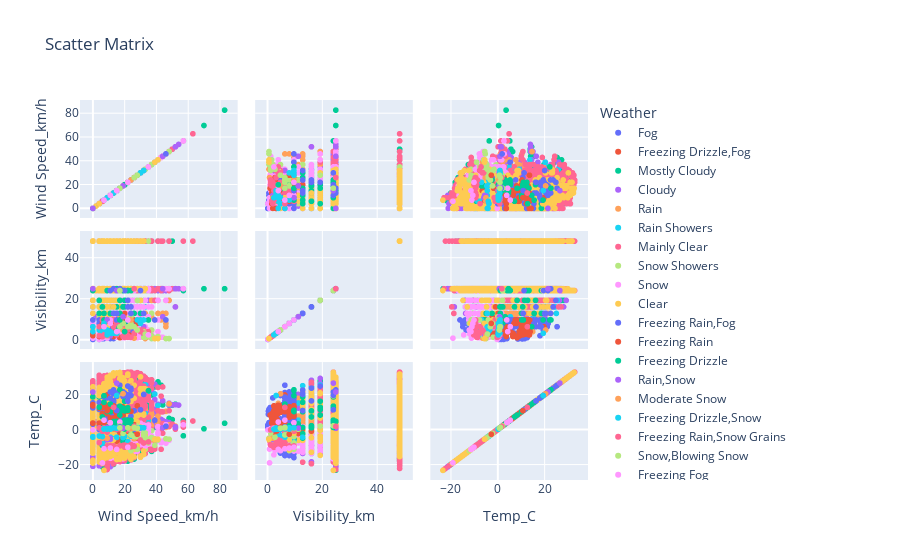

The code cell stored with this chart in its notebook:
### Code cell
px.scatter_matrix(df, dimensions=['Wind Speed_km/h', 'Visibility_km', 'Temp_C'], title='Scatter Matrix')

### Figure 1 — Plotly figure (JSON) as saved in the notebook; plotly's stock layout.template omitted (floating-point values rounded to 4 significant figures; data arrays with more than 128 entries replaced by an {"elided": "..."} marker saying what was removed)
{"data": [{"dimensions": [{"axis": {"matches": true}, "label": "Wind Speed_km/h", "values": {"elided": "150 int values"}}, {"axis": {"matches": true}, "label": "Visibility_km", "values": {"elided": "150 float values"}}, {"axis": {"matches": true}, "label": "Temp_C", "values": {"elided": "150 float values"}}], "hovertemplate": "Weather=Fog<br>%{xaxis.title.text}=%{x}<br>%{yaxis.title.text}=%{y}<extra></extra>", "legendgroup": "Fog", "marker": {"color": "#636efa", "symbol": "circle"}, "name": "Fog", "showlegend": true, "type": "splom"}, {"dimensions": [{"axis": {"matches": true}, "label": "Wind Speed_km/h", "values": [7, 6, 9, 19, 28, 33]}, {"axis": {"matches": true}, "label": "Visibility_km", "values": [4, 4, 8, 8, 3.6, 4]}, {"axis": {"matches": true}, "label": "Temp_C", "values": [-1.8, -1.5, -6.4, -0.3, -3.3, -1.9]}], "hovertemplate": "Weather=Freezing Drizzle,Fog<br>%{xaxis.title.text}=%{x}<br>%{yaxis.title.text}=%{y}<extra></extra>", "legendgroup": "Freezing Drizzle,Fog", "marker": {"color": "#EF553B", "symbol": "circle"}, "name": "Freezing Drizzle,Fog", "showlegend": true, "type": "splom"}, {"dimensions": [{"axis": {"matches": true}, "label": "Wind Speed_km/h", "values": {"elided": "2069 int values"}}, {"axis": {"matches": true}, "label": "Visibility_km", "values": {"elided": "2069 float values"}}, {"axis": {"matches": true}, "label": "Temp_C", "values": {"elided": "2069 float values"}}], "hovertemplate": "Weather=Mostly Cloudy<br>%{xaxis.title.text}=%{x}<br>%{yaxis.title.text}=%{y}<extra></extra>", "legendgroup": "Mostly Cloudy", "marker": {"color": "#00cc96", "symbol": "circle"}, "name": "Mostly Cloudy", "showlegend": true, "type": "splom"}, {"dimensions": [{"axis": {"matches": true}, "label": "Wind Speed_km/h", "values": {"elided": "1728 int values"}}, {"axis": {"matches": true}, "label": "Visibility_km", "values": {"elided": "1728 float values"}}, {"axis": {"matches": true}, "label": "Temp_C", "values": {"elided": "1728 float values"}}], "hovertemplate": "Weather=Cloudy<br>%{xaxis.title.text}=%{x}<br>%{yaxis.title.text}=%{y}<extra></extra>", "legendgroup": "Cloudy", "marker": {"color": "#ab63fa", "symbol": "circle"}, "name": "Cloudy", "showlegend": true, "type": "splom"}, {"dimensions": [{"axis": {"matches": true}, "label": "Wind Speed_km/h", "values": {"elided": "306 int values"}}, {"axis": {"matches": true}, "label": "Visibility_km", "values": {"elided": "306 float values"}}, {"axis": {"matches": true}, "label": "Temp_C", "values": {"elided": "306 float values"}}], "hovertemplate": "Weather=Rain<br>%{xaxis.title.text}=%{x}<br>%{yaxis.title.text}=%{y}<extra></extra>", "legendgroup": "Rain", "marker": {"color": "#FFA15A", "symbol": "circle"}, "name": "Rain", "showlegend": true, "type": "splom"}, {"dimensions": [{"axis": {"matches": true}, "label": "Wind Speed_km/h", "values": {"elided": "188 int values"}}, {"axis": {"matches": true}, "label": "Visibility_km", "values": {"elided": "188 float values"}}, {"axis": {"matches": true}, "label": "Temp_C", "values": {"elided": "188 float values"}}], "hovertemplate": "Weather=Rain Showers<br>%{xaxis.title.text}=%{x}<br>%{yaxis.title.text}=%{y}<extra></extra>", "legendgroup": "Rain Showers", "marker": {"color": "#19d3f3", "symbol": "circle"}, "name": "Rain Showers", "showlegend": true, "type": "splom"}, {"dimensions": [{"axis": {"matches": true}, "label": "Wind Speed_km/h", "values": {"elided": "2106 int values"}}, {"axis": {"matches": true}, "label": "Visibility_km", "values": {"elided": "2106 float values"}}, {"axis": {"matches": true}, "label": "Temp_C", "values": {"elided": "2106 float values"}}], "hovertemplate": "Weather=Mainly Clear<br>%{xaxis.title.text}=%{x}<br>%{yaxis.title.text}=%{y}<extra></extra>", "legendgroup": "Mainly Clear", "marker": {"color": "#FF6692", "symbol": "circle"}, "name": "Mainly Clear", "showlegend": true, "type": "splom"}, {"dimensions": [{"axis": {"matches": true}, "label": "Wind Speed_km/h", "values": [22, 24, 26, 17, 28, 22, 33, 22, 19, 28, 26, 22, 32, 28, 17, 22, 4, 6, 4, 9, 13, 19, 15, 20, 15, 11, 17, 19, 30, 33, 30, 37, 28, 22, 35, 19, 15, 20, 22, 20, 24, 28, 30, 26, 17, 4, 9, 7, 7, 7, 6, 4, 32, 32, 20, 20, 13, 13, 0, 4]}, {"axis": {"matches": true}, "label": "Visibility_km", "values": [25, 25, 25, 19.3, 25, 12.9, 25, 25, 25, 16.1, 24.1, 25, 25, 25, 25, 25, 16.1, 25, 16.1, 16.1, 25, 25, 25, 16.1, 25, 25, 24.1, 24.1, 24.1, 24.1, 24.1, 12.9, 25, 19.3, 48.3, 3.2, 2.4, 6.4, 12.9, 16.1, 16.1, 25, 24.1, 24.1, 12.9, 24.1, 24.1, 9.7, 12.9, 16.1, 16.1, 11.3, 19.3, 25, 19.3, 19.3, 24.1, 9.7, 19.3, 3.2]}, {"axis": {"matches": true}, "label": "Temp_C", "values": [-2.1, -5.6, -5.8, -7.4, -9, -10.5, -11.3, -12.9, -13.3, -7.3, 1.6, 1.5, 1.5, 1, -4.6, -0.2, -6.3, -5.6, -5.5, -5.2, -6, 0.8, -0.2, 2.1, -9, -2, 2.9, 1.1, 1.8, 1.6, 1.8, -0.6, -0.4, -0.9, -2.9, 0.7, 0, 0.6, 1, 0.9, 0.4, -4.2, 2.2, 1.1, -1.9, -6.1, -4.7, -3.2, -3.6, -4.4, -3.9, -3.8, -7.8, -7.9, -8.5, -8.7, -6.8, -7, -9.3, -8.6]}], "hovertemplate": "Weather=Snow Showers<br>%{xaxis.title.text}=%{x}<br>%{yaxis.title.text}=%{y}<extra></extra>", "legendgroup": "Snow Showers", "marker": {"color": "#B6E880", "symbol": "circle"}, "name": "Snow Showers", "showlegend": true, "type": "splom"}, {"dimensions": [{"axis": {"matches": true}, "label": "Wind Speed_km/h", "values": {"elided": "390 int values"}}, {"axis": {"matches": true}, "label": "Visibility_km", "values": {"elided": "390 float values"}}, {"axis": {"matches": true}, "label": "Temp_C", "values": {"elided": "390 float values"}}], "hovertemplate": "Weather=Snow<br>%{xaxis.title.text}=%{x}<br>%{yaxis.title.text}=%{y}<extra></extra>", "legendgroup": "Snow", "marker": {"color": "#FF97FF", "symbol": "circle"}, "name": "Snow", "showlegend": true, "type": "splom"}, {"dimensions": [{"axis": {"matches": true}, "label": "Wind Speed_km/h", "values": {"elided": "1326 int values"}}, {"axis": {"matches": true}, "label": "Visibility_km", "values": {"elided": "1326 float values"}}, {"axis": {"matches": true}, "label": "Temp_C", "values": {"elided": "1326 float values"}}], "hovertemplate": "Weather=Clear<br>%{xaxis.title.text}=%{x}<br>%{yaxis.title.text}=%{y}<extra></extra>", "legendgroup": "Clear", "marker": {"color": "#FECB52", "symbol": "circle"}, "name": "Clear", "showlegend": true, "type": "splom"}, {"dimensions": [{"axis": {"matches": true}, "label": "Wind Speed_km/h", "values": [7, 7, 22, 26]}, {"axis": {"matches": true}, "label": "Visibility_km", "values": [9.7, 2.8, 8, 9.7]}, {"axis": {"matches": true}, "label": "Temp_C", "values": [-6.1, -0.6, 0.1, -2.3]}], "hovertemplate": "Weather=Freezing Rain,Fog<br>%{xaxis.title.text}=%{x}<br>%{yaxis.title.text}=%{y}<extra></extra>", "legendgroup": "Freezing Rain,Fog", "marker": {"color": "#636efa", "symbol": "circle"}, "name": "Freezing Rain,Fog", "showlegend": true, "type": "splom"}, {"dimensions": [{"axis": {"matches": true}, "label": "Wind Speed_km/h", "values": [7, 15, 26, 28, 24, 26, 17, 22, 20, 15, 17, 15, 13, 24]}, {"axis": {"matches": true}, "label": "Visibility_km", "values": [8, 9.7, 8, 9.7, 3.2, 2.8, 3.2, 16.1, 12.9, 4.8, 8, 8, 9.7, 11.3]}, {"axis": {"matches": true}, "label": "Temp_C", "values": [-5.7, -4.8, -5.1, -4.8, -3.6, -2.9, -1.6, -0.8, 0.3, -6.5, -5.8, -5.4, -5.5, -2.2]}], "hovertemplate": "Weather=Freezing Rain<br>%{xaxis.title.text}=%{x}<br>%{yaxis.title.text}=%{y}<extra></extra>", "legendgroup": "Freezing Rain", "marker": {"color": "#EF553B", "symbol": "circle"}, "name": "Freezing Rain", "showlegend": true, "type": "splom"}, {"dimensions": [{"axis": {"matches": true}, "label": "Wind Speed_km/h", "values": [9, 13, 26, 6, 19, 19, 24]}, {"axis": {"matches": true}, "label": "Visibility_km", "values": [9.7, 9.7, 12.9, 6.4, 4.8, 8, 12.9]}, {"axis": {"matches": true}, "label": "Temp_C", "values": [-5.4, -5.5, -4.8, -9, -6.8, -5.8, -2.3]}], "hovertemplate": "Weather=Freezing Drizzle<br>%{xaxis.title.text}=%{x}<br>%{yaxis.title.text}=%{y}<extra></extra>", "legendgroup": "Freezing Drizzle", "marker": {"color": "#00cc96", "symbol": "circle"}, "name": "Freezing Drizzle", "showlegend": true, "type": "splom"}, {"dimensions": [{"axis": {"matches": true}, "label": "Wind Speed_km/h", "values": [30, 52, 20, 15, 17, 13, 15, 44, 44, 52, 26, 22, 22, 20, 22, 32, 32, 33]}, {"axis": {"matches": true}, "label": "Visibility_km", "values": [9.7, 16.1, 9.7, 8, 25, 9.7, 25, 11.3, 25, 25, 8, 8, 8, 6.4, 4, 6.4, 2.4, 2.4]}, {"axis": {"matches": true}, "label": "Temp_C", "values": [0.8, 1.2, 1.3, 0.8, 1.4, 0.6, 0.8, 1.1, 1.1, 1.7, 1.1, 1.2, 1.4, 1, 1, 0.9, 0.8, 0.8]}], "hovertemplate": "Weather=Rain,Snow<br>%{xaxis.title.text}=%{x}<br>%{yaxis.title.text}=%{y}<extra></extra>", "legendgroup": "Rain,Snow", "marker": {"color": "#ab63fa", "symbol": "circle"}, "name": "Rain,Snow", "showlegend": true, "type": "splom"}, {"dimensions": [{"axis": {"matches": true}, "label": "Wind Speed_km/h", "values": [26, 33, 39, 37]}, {"axis": {"matches": true}, "label": "Visibility_km", "values": [0.8, 0.6, 0.8, 0.8]}, {"axis": {"matches": true}, "label": "Temp_C", "values": [-5.2, -4.9, -6.3, -5.7]}], "hovertemplate": "Weather=Moderate Snow<br>%{xaxis.title.text}=%{x}<br>%{yaxis.title.text}=%{y}<extra></extra>", "legendgroup": "Moderate Snow", "marker": {"color": "#FFA15A", "symbol": "circle"}, "name": "Moderate Snow", "showlegend": true, "type": "splom"}, {"dimensions": [{"axis": {"matches": true}, "label": "Wind Speed_km/h", "values": [19, 6, 6, 24, 22, 13, 24, 20, 19, 15, 11]}, {"axis": {"matches": true}, "label": "Visibility_km", "values": [4.8, 3.6, 2.4, 4.8, 9.7, 2.4, 4.8, 4.8, 8, 6.4, 12.9]}, {"axis": {"matches": true}, "label": "Temp_C", "values": [-4.5, -8.3, -7.7, -3.3, -6.8, -5.2, -3.7, -3.8, -4.2, -4.4, -4.3]}], "hovertemplate": "Weather=Freezing Drizzle,Snow<br>%{xaxis.title.text}=%{x}<br>%{yaxis.title.text}=%{y}<extra></extra>", "legendgroup": "Freezing Drizzle,Snow", "marker": {"color": "#19d3f3", "symbol": "circle"}, "name": "Freezing Drizzle,Snow", "showlegend": true, "type": "splom"}, {"dimensions": [{"axis": {"matches": true}, "label": "Wind Speed_km/h", "values": [32]}, {"axis": {"matches": true}, "label": "Visibility_km", "values": [4.8]}, {"axis": {"matches": true}, "label": "Temp_C", "values": [-5]}], "hovertemplate": "Weather=Freezing Rain,Snow Grains<br>%{xaxis.title.text}=%{x}<br>%{yaxis.title.text}=%{y}<extra></extra>", "legendgroup": "Freezing Rain,Snow Grains", "marker": {"color": "#FF6692", "symbol": "circle"}, "name": "Freezing Rain,Snow Grains", "showlegend": true, "type": "splom"}, {"dimensions": [{"axis": {"matches": true}, "label": "Wind Speed_km/h", "values": [37, 35, 39, 28, 24, 33, 32, 33, 32, 35, 41, 39, 48, 46, 37, 37, 32, 28, 26]}, {"axis": {"matches": true}, "label": "Visibility_km", "values": [4.8, 9.7, 9.7, 9.7, 8, 1.2, 1.2, 1.2, 4, 1.6, 1.6, 0.6, 0.6, 0.6, 0.6, 2, 3.2, 8, 9.7]}, {"axis": {"matches": true}, "label": "Temp_C", "values": [-4.8, -7.6, -8.9, -11.2, -12, -1.4, -1.8, -1.4, -5, -5.4, -5.9, -5.2, -5.4, -5.2, -5, -4.5, -4.2, -4, -3.9]}], "hovertemplate": "Weather=Snow,Blowing Snow<br>%{xaxis.title.text}=%{x}<br>%{yaxis.title.text}=%{y}<extra></extra>", "legendgroup": "Snow,Blowing Snow", "marker": {"color": "#B6E880", "symbol": "circle"}, "name": "Snow,Blowing Snow", "showlegend": true, "type": "splom"}, {"dimensions": [{"axis": {"matches": true}, "label": "Wind Speed_km/h", "values": [6, 9, 0, 4]}, {"axis": {"matches": true}, "label": "Visibility_km", "values": [0.8, 0.8, 0.8, 0.2]}, {"axis": {"matches": true}, "label": "Temp_C", "values": [-19, -11.1, -0.1, -0.1]}], "hovertemplate": "Weather=Freezing Fog<br>%{xaxis.title.text}=%{x}<br>%{yaxis.title.text}=%{y}<extra></extra>", "legendgroup": "Freezing Fog", "marker": {"color": "#FF97FF", "symbol": "circle"}, "name": "Freezing Fog", "showlegend": true, "type": "splom"}, {"dimensions": [{"axis": {"matches": true}, "label": "Wind Speed_km/h", "values": [9, 11, 13, 0, 11, 17, 13, 17, 6, 9, 17, 9, 6, 11, 9, 9]}, {"axis": {"matches": true}, "label": "Visibility_km", "values": [8, 8, 8, 4.8, 8, 8, 8, 6.4, 6.4, 4.8, 6.4, 9.7, 9.7, 9.7, 9.7, 9.7]}, {"axis": {"matches": true}, "label": "Temp_C", "values": [-11.5, -11.2, -5.7, -4.5, 5.5, 4.9, 4, 2.6, 1.4, 1.1, 14.1, -2, -0.7, -0.1, -0.7, -0.4]}], "hovertemplate": "Weather=Haze<br>%{xaxis.title.text}=%{x}<br>%{yaxis.title.text}=%{y}<extra></extra>", "legendgroup": "Haze", "marker": {"color": "#FECB52", "symbol": "circle"}, "name": "Haze", "showlegend": true, "type": "splom"}, {"dimensions": [{"axis": {"matches": true}, "label": "Wind Speed_km/h", "values": [19, 22, 17, 15, 46, 20, 6, 7, 4, 24, 19, 15, 17, 13, 13, 0, 17, 15, 39, 9, 13, 22, 24, 17, 7, 7, 26, 20, 19, 17, 19, 11, 0, 0, 9, 9, 7, 19, 15, 22, 20, 19, 19, 20, 20, 20, 22, 24, 0, 13, 22, 19, 20, 13, 11, 4, 9, 9, 11, 15, 17, 15, 17, 15, 15, 4, 13, 11, 19, 7, 20, 17, 17, 9, 19, 15, 15, 19, 11, 15, 13, 9, 11, 9, 15, 17, 15, 13, 7, 17, 19, 22, 20, 17, 15, 7, 11, 11, 17, 15, 17, 15, 17, 17, 9, 9, 9, 9, 19, 19, 17, 15, 19, 15, 6, 4]}, {"axis": {"matches": true}, "label": "Visibility_km", "values": [4, 8, 8, 6.4, 9.7, 4.8, 3.2, 4.8, 4.8, 6.4, 4.8, 4, 4, 4.8, 8, 6.4, 9.7, 9.7, 9.7, 9.7, 9.7, 9.7, 9.7, 9.7, 4, 2.4, 8, 6.4, 6.4, 6.4, 8, 9.7, 3.2, 3.2, 2, 9.7, 8, 6.4, 6.4, 8, 9.7, 6.4, 8, 6.4, 8, 8, 6.4, 4.8, 9.7, 8, 6.4, 8, 6.4, 8, 8, 9.7, 9.7, 8, 9.7, 6.4, 6.4, 6.4, 8, 6.4, 8, 8, 9.7, 8, 9.7, 8, 9.7, 9.7, 8, 9.7, 2, 8, 3.2, 6.4, 2, 6.4, 9.7, 9.7, 9.7, 9.7, 9.7, 9.7, 8, 9.7, 3.2, 6.4, 9.7, 4.8, 6.4, 6.4, 4.8, 6.4, 4.8, 8, 8, 4.8, 3.6, 6.4, 4.8, 4.8, 8, 6.4, 6.4, 6.4, 8, 6.4, 2.4, 3.2, 2.4, 2.4, 4, 4.8]}, {"axis": {"matches": true}, "label": "Temp_C", "values": [3, 3.2, 0.6, 1.6, 2, 1.1, 1.1, 1.6, 2.1, 0.6, 1.1, 1.1, 1.1, 1.5, 1.8, 3.1, 5.5, 5.5, 5.4, 8, 6.9, 5.8, 7.8, 8, 10, 9.7, 10.9, 11, 11.1, 11.5, 11.7, 12.1, 12.5, 12.6, 18.2, 18.5, 12.5, 19, 19.1, 18.4, 18.2, 21.3, 21.7, 21, 20.7, 20.6, 20, 19.6, 15.4, 15.7, 16.3, 11.5, 11.6, 11.7, 11.7, 11.6, 11.5, 11.6, 11.6, 11.5, 11.4, 11.3, 11.2, 11.3, 11.3, 15.6, 16.6, 8.6, 5.6, 5.4, 4.6, 4.6, 4.9, 5.4, 6.6, 7, 7.5, 7.7, 9.9, 8.9, 8.8, 8.5, 8.7, 8.8, 11.2, 11.3, 13, 13.3, 12.9, 13.1, 6, 5.6, 5.5, 5.5, 5.8, 2.7, 2.7, 3.2, 2.2, 2.1, 1.9, 2.1, 2, 1.8, 1.6, 1.1, 0.9, 0.8, 1, 2.2, 2.2, 1.9, 0.6, 0.1, 0, 0.1]}], "hovertemplate": "Weather=Rain,Fog<br>%{xaxis.title.text}=%{x}<br>%{yaxis.title.text}=%{y}<extra></extra>", "legendgroup": "Rain,Fog", "marker": {"color": "#636efa", "symbol": "circle"}, "name": "Rain,Fog", "showlegend": true, "type": "splom"}, {"dimensions": [{"axis": {"matches": true}, "label": "Wind Speed_km/h", "values": [26, 20, 20, 22, 20, 19, 11, 11, 17, 7, 13, 13, 17, 7, 0, 0, 7, 0, 0, 4, 6, 9, 9, 6, 9, 6, 6, 6, 17, 13, 11, 6, 11, 7, 6, 11, 11, 9, 4, 6, 6, 6, 9, 13, 9, 19, 9, 9, 28, 19, 24, 22, 20, 13, 15, 20, 17, 13, 13, 13, 11, 9, 0, 0, 11, 13, 13, 15, 15, 13, 15, 19, 15, 17, 15, 9, 20, 11, 13, 15]}, {"axis": {"matches": true}, "label": "Visibility_km", "values": [9.7, 2.4, 2.8, 3.2, 2.4, 2.4, 2.4, 4.8, 6.4, 8, 4.8, 8, 9.7, 4.8, 3.2, 2, 3.2, 6.4, 3.2, 1.6, 9.7, 4.8, 2, 4, 2.4, 2, 2.4, 1.6, 1, 9.7, 8, 8, 3.6, 4.8, 3.6, 4, 9.7, 8, 6.4, 6.4, 4.8, 3.2, 2.4, 2.4, 4, 6.4, 4.8, 6.4, 9.7, 6.4, 8, 9.7, 9.7, 8, 8, 6.4, 9.7, 6.4, 9.7, 4, 2.8, 4.8, 6.4, 6.4, 3.2, 2.4, 1.6, 9.7, 3.6, 3.2, 8, 8, 9.7, 8, 4.8, 4, 3.2, 2.4, 2.4, 2.4]}, {"axis": {"matches": true}, "label": "Temp_C", "values": [2.9, 0.7, 0.7, 0.7, 0.5, 0.3, 3.5, 3.5, 3.1, 2.2, 1.7, 1.5, 0.5, 3.8, 3.8, 3.7, 4, 3.8, 3.7, 3.8, 7.6, 9.9, 9.6, 9.3, 9.2, 9.1, 9.1, 9, 8.4, 13.1, 13.2, 13.1, 13.3, 13.6, 13.7, 13.5, 13.8, 12.1, 12.4, 12.8, 12.9, 13, 13.5, 13.7, 14, 13.1, 13.2, 19.9, 13.7, 10.5, 10.5, 10.7, 10.6, 10.8, 10.7, 10.3, 11.8, 11.4, 12.6, 11.4, 12.1, 12.6, 13.6, 14.4, 6.7, 6.7, 6.6, 9.6, 5.9, 6.6, 7.1, 8.2, 8.1, 1.3, 1.4, 0, 0.3, 0.5, 0.6, 0.6]}], "hovertemplate": "Weather=Drizzle,Fog<br>%{xaxis.title.text}=%{x}<br>%{yaxis.title.text}=%{y}<extra></extra>", "legendgroup": "Drizzle,Fog", "marker": {"color": "#EF553B", "symbol": "circle"}, "name": "Drizzle,Fog", "showlegend": true, "type": "splom"}, {"dimensions": [{"axis": {"matches": true}, "label": "Wind Speed_km/h", "values": [24, 20, 19, 13, 9, 4, 17, 4, 7, 20, 0, 22, 19, 20, 22, 20, 17, 17, 11, 6, 11, 17, 22, 15, 20, 22, 22, 20, 24, 20, 20, 13, 15, 15, 19, 15, 19, 15, 9, 6, 30]}, {"axis": {"matches": true}, "label": "Visibility_km", "values": [11.3, 8, 16.1, 16.1, 9.7, 12.9, 24.1, 19.3, 12.9, 19.3, 24.1, 24.1, 24.1, 19.3, 9.7, 16.1, 12.9, 12.9, 6.4, 16.1, 12.9, 19.3, 24.1, 24.1, 24.1, 24.1, 24.1, 24.1, 24.1, 24.1, 24.1, 25, 25, 12.9, 16.1, 16.1, 16.1, 6.4, 24.1, 16.1, 12.9]}, {"axis": {"matches": true}, "label": "Temp_C", "values": [3.3, 2.3, 1.5, 1.3, 10.4, 18.8, 13.5, 12.9, 15.7, 16.3, 18.8, 12.6, 12.4, 11.6, 11.1, 10.8, 10.8, 10.4, 14.7, 7.3, 10.3, 8.4, 4.2, 4.3, 4.3, 5.4, 5.1, 5.5, 5.4, 5, 5, 4.7, 4.8, 1.3, 2, 2.1, 2.3, 1.3, 1.3, 1.1, 1.2]}], "hovertemplate": "Weather=Drizzle<br>%{xaxis.title.text}=%{x}<br>%{yaxis.title.text}=%{y}<extra></extra>", "legendgroup": "Drizzle", "marker": {"color": "#00cc96", "symbol": "circle"}, "name": "Drizzle", "showlegend": true, "type": "splom"}, {"dimensions": [{"axis": {"matches": true}, "label": "Wind Speed_km/h", "values": [9, 11, 11]}, {"axis": {"matches": true}, "label": "Visibility_km", "values": [4, 2, 2]}, {"axis": {"matches": true}, "label": "Temp_C", "values": [-5.8, -5.5, -5]}], "hovertemplate": "Weather=Freezing Drizzle,Haze<br>%{xaxis.title.text}=%{x}<br>%{yaxis.title.text}=%{y}<extra></extra>", "legendgroup": "Freezing Drizzle,Haze", "marker": {"color": "#ab63fa", "symbol": "circle"}, "name": "Freezing Drizzle,Haze", "showlegend": true, "type": "splom"}, {"dimensions": [{"axis": {"matches": true}, "label": "Wind Speed_km/h", "values": [9, 6]}, {"axis": {"matches": true}, "label": "Visibility_km", "values": [2, 2.8]}, {"axis": {"matches": true}, "label": "Temp_C", "values": [-4.9, -4.9]}], "hovertemplate": "Weather=Freezing Rain,Haze<br>%{xaxis.title.text}=%{x}<br>%{yaxis.title.text}=%{y}<extra></extra>", "legendgroup": "Freezing Rain,Haze", "marker": {"color": "#FFA15A", "symbol": "circle"}, "name": "Freezing Rain,Haze", "showlegend": true, "type": "splom"}, {"dimensions": [{"axis": {"matches": true}, "label": "Wind Speed_km/h", "values": [0, 0, 6, 4, 15]}, {"axis": {"matches": true}, "label": "Visibility_km", "values": [6.4, 4, 4, 4.8, 4]}, {"axis": {"matches": true}, "label": "Temp_C", "values": [-4.3, -4, -3.9, -3.6, -4.3]}], "hovertemplate": "Weather=Snow,Haze<br>%{xaxis.title.text}=%{x}<br>%{yaxis.title.text}=%{y}<extra></extra>", "legendgroup": "Snow,Haze", "marker": {"color": "#19d3f3", "symbol": "circle"}, "name": "Snow,Haze", "showlegend": true, "type": "splom"}, {"dimensions": [{"axis": {"matches": true}, "label": "Wind Speed_km/h", "values": [6, 9, 19, 22, 7, 6, 4, 15, 32, 35, 30, 30, 20, 19, 22, 17, 19, 11, 11, 22, 20, 24, 19, 26, 26, 24, 24, 15, 20, 13, 9, 9, 11, 13, 11, 17, 4]}, {"axis": {"matches": true}, "label": "Visibility_km", "values": [9.7, 6.4, 6.4, 1.2, 2.4, 1.6, 2, 8, 3.2, 4, 4.8, 4, 3.6, 1.6, 2, 4.8, 4, 4.8, 6.4, 4.8, 1.2, 1.2, 2.4, 6.4, 3.2, 9.7, 8, 2.4, 6.4, 3.2, 2.4, 4, 3.6, 9.7, 4, 8, 6.4]}, {"axis": {"matches": true}, "label": "Temp_C", "values": [-0.9, -1.4, 1, -0.1, 1.1, 0.4, 1, 0.3, -7.6, -7, -6.4, -5.9, 0.5, 0.4, 0.4, 0.6, 0.8, 0.8, 0.7, -9.3, -8.8, -8.5, -9, -9.3, -9.5, -9.7, -9.8, -10.1, -10, -9.6, -9.4, -9.3, -9.1, -9.3, -9.1, -9.3, -7.4]}], "hovertemplate": "Weather=Snow,Fog<br>%{xaxis.title.text}=%{x}<br>%{yaxis.title.text}=%{y}<extra></extra>", "legendgroup": "Snow,Fog", "marker": {"color": "#FF6692", "symbol": "circle"}, "name": "Snow,Fog", "showlegend": true, "type": "splom"}, {"dimensions": [{"axis": {"matches": true}, "label": "Wind Speed_km/h", "values": [24, 19, 33, 24, 24, 19]}, {"axis": {"matches": true}, "label": "Visibility_km", "values": [11.3, 8, 2.8, 6.4, 8, 8]}, {"axis": {"matches": true}, "label": "Temp_C", "values": [0.3, 0.8, -4.3, -3, -3, -2.1]}], "hovertemplate": "Weather=Snow,Ice Pellets<br>%{xaxis.title.text}=%{x}<br>%{yaxis.title.text}=%{y}<extra></extra>", "legendgroup": "Snow,Ice Pellets", "marker": {"color": "#B6E880", "symbol": "circle"}, "name": "Snow,Ice Pellets", "showlegend": true, "type": "splom"}, {"dimensions": [{"axis": {"matches": true}, "label": "Wind Speed_km/h", "values": [11, 7, 17]}, {"axis": {"matches": true}, "label": "Visibility_km", "values": [9.7, 6.4, 4]}, {"axis": {"matches": true}, "label": "Temp_C", "values": [4, 5.5, 4.4]}], "hovertemplate": "Weather=Rain,Haze<br>%{xaxis.title.text}=%{x}<br>%{yaxis.title.text}=%{y}<extra></extra>", "legendgroup": "Rain,Haze", "marker": {"color": "#FF97FF", "symbol": "circle"}, "name": "Rain,Haze", "showlegend": true, "type": "splom"}, {"dimensions": [{"axis": {"matches": true}, "label": "Wind Speed_km/h", "values": [13, 4, 30]}, {"axis": {"matches": true}, "label": "Visibility_km", "values": [16.1, 24.1, 19.3]}, {"axis": {"matches": true}, "label": "Temp_C", "values": [21.3, 19.4, 20.6]}], "hovertemplate": "Weather=Thunderstorms,Rain<br>%{xaxis.title.text}=%{x}<br>%{yaxis.title.text}=%{y}<extra></extra>", "legendgroup": "Thunderstorms,Rain", "marker": {"color": "#FECB52", "symbol": "circle"}, "name": "Thunderstorms,Rain", "showlegend": true, "type": "splom"}, {"dimensions": [{"axis": {"matches": true}, "label": "Wind Speed_km/h", "values": [30, 15, 15, 13, 11, 24, 17, 24, 11, 7, 13, 22, 32, 20, 17, 22]}, {"axis": {"matches": true}, "label": "Visibility_km", "values": [24.1, 12.9, 9.7, 12.9, 24.1, 12.9, 6.4, 16.1, 6.4, 6.4, 25, 19.3, 12.9, 24.1, 25, 16.1]}, {"axis": {"matches": true}, "label": "Temp_C", "values": [11.4, 11, 21, 20.7, 21.6, 22.7, 25.5, 23.8, 18.1, 18.7, 22.8, 25, 20.2, 19.7, 21.9, 16.5]}], "hovertemplate": "Weather=Thunderstorms,Rain Showers<br>%{xaxis.title.text}=%{x}<br>%{yaxis.title.text}=%{y}<extra></extra>", "legendgroup": "Thunderstorms,Rain Showers", "marker": {"color": "#636efa", "symbol": "circle"}, "name": "Thunderstorms,Rain Showers", "showlegend": true, "type": "splom"}, {"dimensions": [{"axis": {"matches": true}, "label": "Wind Speed_km/h", "values": [9]}, {"axis": {"matches": true}, "label": "Visibility_km", "values": [2.4]}, {"axis": {"matches": true}, "label": "Temp_C", "values": [10.9]}], "hovertemplate": "Weather=Thunderstorms,Heavy Rain Showers<br>%{xaxis.title.text}=%{x}<br>%{yaxis.title.text}=%{y}<extra></extra>", "legendgroup": "Thunderstorms,Heavy Rain Showers", "marker": {"color": "#EF553B", "symbol": "circle"}, "name": "Thunderstorms,Heavy Rain Showers", "showlegend": true, "type": "splom"}, {"dimensions": [{"axis": {"matches": true}, "label": "Wind Speed_km/h", "values": [7, 17, 35]}, {"axis": {"matches": true}, "label": "Visibility_km", "values": [9.7, 9.7, 9.7]}, {"axis": {"matches": true}, "label": "Temp_C", "values": [19.5, 22.9, 22.4]}], "hovertemplate": "Weather=Thunderstorms,Rain Showers,Fog<br>%{xaxis.title.text}=%{x}<br>%{yaxis.title.text}=%{y}<extra></extra>", "legendgroup": "Thunderstorms,Rain Showers,Fog", "marker": {"color": "#00cc96", "symbol": "circle"}, "name": "Thunderstorms,Rain Showers,Fog", "showlegend": true, "type": "splom"}, {"dimensions": [{"axis": {"matches": true}, "label": "Wind Speed_km/h", "values": [15, 0]}, {"axis": {"matches": true}, "label": "Visibility_km", "values": [24.1, 25]}, {"axis": {"matches": true}, "label": "Temp_C", "values": [26.7, 21.6]}], "hovertemplate": "Weather=Thunderstorms<br>%{xaxis.title.text}=%{x}<br>%{yaxis.title.text}=%{y}<extra></extra>", "legendgroup": "Thunderstorms", "marker": {"color": "#ab63fa", "symbol": "circle"}, "name": "Thunderstorms", "showlegend": true, "type": "splom"}, {"dimensions": [{"axis": {"matches": true}, "label": "Wind Speed_km/h", "values": [19]}, {"axis": {"matches": true}, "label": "Visibility_km", "values": [4.8]}, {"axis": {"matches": true}, "label": "Temp_C", "values": [20.6]}], "hovertemplate": "Weather=Thunderstorms,Rain,Fog<br>%{xaxis.title.text}=%{x}<br>%{yaxis.title.text}=%{y}<extra></extra>", "legendgroup": "Thunderstorms,Rain,Fog", "marker": {"color": "#FFA15A", "symbol": "circle"}, "name": "Thunderstorms,Rain,Fog", "showlegend": true, "type": "splom"}, {"dimensions": [{"axis": {"matches": true}, "label": "Wind Speed_km/h", "values": [15]}, {"axis": {"matches": true}, "label": "Visibility_km", "values": [3.2]}, {"axis": {"matches": true}, "label": "Temp_C", "values": [19.6]}], "hovertemplate": "Weather=Thunderstorms,Moderate Rain Showers,Fog<br>%{xaxis.title.text}=%{x}<br>%{yaxis.title.text}=%{y}<extra></extra>", "legendgroup": "Thunderstorms,Moderate Rain Showers,Fog", "marker": {"color": "#19d3f3", "symbol": "circle"}, "name": "Thunderstorms,Moderate Rain Showers,Fog", "showlegend": true, "type": "splom"}, {"dimensions": [{"axis": {"matches": true}, "label": "Wind Speed_km/h", "values": [13]}, {"axis": {"matches": true}, "label": "Visibility_km", "values": [6.4]}, {"axis": {"matches": true}, "label": "Temp_C", "values": [12.8]}], "hovertemplate": "Weather=Rain Showers,Fog<br>%{xaxis.title.text}=%{x}<br>%{yaxis.title.text}=%{y}<extra></extra>", "legendgroup": "Rain Showers,Fog", "marker": {"color": "#FF6692", "symbol": "circle"}, "name": "Rain Showers,Fog", "showlegend": true, "type": "splom"}, {"dimensions": [{"axis": {"matches": true}, "label": "Wind Speed_km/h", "values": [17, 28]}, {"axis": {"matches": true}, "label": "Visibility_km", "values": [24.1, 19.3]}, {"axis": {"matches": true}, "label": "Temp_C", "values": [2.2, 2.1]}], "hovertemplate": "Weather=Rain Showers,Snow Showers<br>%{xaxis.title.text}=%{x}<br>%{yaxis.title.text}=%{y}<extra></extra>", "legendgroup": "Rain Showers,Snow Showers", "marker": {"color": "#B6E880", "symbol": "circle"}, "name": "Rain Showers,Snow Showers", "showlegend": true, "type": "splom"}, {"dimensions": [{"axis": {"matches": true}, "label": "Wind Speed_km/h", "values": [35]}, {"axis": {"matches": true}, "label": "Visibility_km", "values": [2.4]}, {"axis": {"matches": true}, "label": "Temp_C", "values": [0.7]}], "hovertemplate": "Weather=Snow Pellets<br>%{xaxis.title.text}=%{x}<br>%{yaxis.title.text}=%{y}<extra></extra>", "legendgroup": "Snow Pellets", "marker": {"color": "#FF97FF", "symbol": "circle"}, "name": "Snow Pellets", "showlegend": true, "type": "splom"}, {"dimensions": [{"axis": {"matches": true}, "label": "Wind Speed_km/h", "values": [9]}, {"axis": {"matches": true}, "label": "Visibility_km", "values": [6.4]}, {"axis": {"matches": true}, "label": "Temp_C", "values": [0.8]}], "hovertemplate": "Weather=Rain,Snow,Fog<br>%{xaxis.title.text}=%{x}<br>%{yaxis.title.text}=%{y}<extra></extra>", "legendgroup": "Rain,Snow,Fog", "marker": {"color": "#FECB52", "symbol": "circle"}, "name": "Rain,Snow,Fog", "showlegend": true, "type": "splom"}, {"dimensions": [{"axis": {"matches": true}, "label": "Wind Speed_km/h", "values": [17]}, {"axis": {"matches": true}, "label": "Visibility_km", "values": [6.4]}, {"axis": {"matches": true}, "label": "Temp_C", "values": [1.7]}], "hovertemplate": "Weather=Moderate Rain,Fog<br>%{xaxis.title.text}=%{x}<br>%{yaxis.title.text}=%{y}<extra></extra>", "legendgroup": "Moderate Rain,Fog", "marker": {"color": "#636efa", "symbol": "circle"}, "name": "Moderate Rain,Fog", "showlegend": true, "type": "splom"}, {"dimensions": [{"axis": {"matches": true}, "label": "Wind Speed_km/h", "values": [28]}, {"axis": {"matches": true}, "label": "Visibility_km", "values": [8]}, {"axis": {"matches": true}, "label": "Temp_C", "values": [-2.6]}], "hovertemplate": "Weather=Freezing Rain,Ice Pellets,Fog<br>%{xaxis.title.text}=%{x}<br>%{yaxis.title.text}=%{y}<extra></extra>", "legendgroup": "Freezing Rain,Ice Pellets,Fog", "marker": {"color": "#EF553B", "symbol": "circle"}, "name": "Freezing Rain,Ice Pellets,Fog", "showlegend": true, "type": "splom"}, {"dimensions": [{"axis": {"matches": true}, "label": "Wind Speed_km/h", "values": [20]}, {"axis": {"matches": true}, "label": "Visibility_km", "values": [4]}, {"axis": {"matches": true}, "label": "Temp_C", "values": [0.4]}], "hovertemplate": "Weather=Drizzle,Ice Pellets,Fog<br>%{xaxis.title.text}=%{x}<br>%{yaxis.title.text}=%{y}<extra></extra>", "legendgroup": "Drizzle,Ice Pellets,Fog", "marker": {"color": "#00cc96", "symbol": "circle"}, "name": "Drizzle,Ice Pellets,Fog", "showlegend": true, "type": "splom"}, {"dimensions": [{"axis": {"matches": true}, "label": "Wind Speed_km/h", "values": [19, 9]}, {"axis": {"matches": true}, "label": "Visibility_km", "values": [11.3, 9.7]}, {"axis": {"matches": true}, "label": "Temp_C", "values": [0.9, 1.2]}], "hovertemplate": "Weather=Drizzle,Snow<br>%{xaxis.title.text}=%{x}<br>%{yaxis.title.text}=%{y}<extra></extra>", "legendgroup": "Drizzle,Snow", "marker": {"color": "#ab63fa", "symbol": "circle"}, "name": "Drizzle,Snow", "showlegend": true, "type": "splom"}, {"dimensions": [{"axis": {"matches": true}, "label": "Wind Speed_km/h", "values": [24]}, {"axis": {"matches": true}, "label": "Visibility_km", "values": [9.7]}, {"axis": {"matches": true}, "label": "Temp_C", "values": [0.6]}], "hovertemplate": "Weather=Rain,Ice Pellets<br>%{xaxis.title.text}=%{x}<br>%{yaxis.title.text}=%{y}<extra></extra>", "legendgroup": "Rain,Ice Pellets", "marker": {"color": "#FFA15A", "symbol": "circle"}, "name": "Rain,Ice Pellets", "showlegend": true, "type": "splom"}, {"dimensions": [{"axis": {"matches": true}, "label": "Wind Speed_km/h", "values": [13, 15, 11, 9, 7, 7, 9, 11, 11, 9, 11, 30, 32, 30, 28]}, {"axis": {"matches": true}, "label": "Visibility_km", "values": [3.2, 3.2, 3.2, 4, 6.4, 8, 4.8, 4, 3.2, 2.4, 3.2, 9.7, 9.7, 8, 9.7]}, {"axis": {"matches": true}, "label": "Temp_C", "values": [1, 0.8, 0.8, 0.6, 0.5, 0.4, 0.4, 0.4, 0.3, 0.4, 0.4, 1.1, 1.1, 1.1, 1.1]}], "hovertemplate": "Weather=Drizzle,Snow,Fog<br>%{xaxis.title.text}=%{x}<br>%{yaxis.title.text}=%{y}<extra></extra>", "legendgroup": "Drizzle,Snow,Fog", "marker": {"color": "#19d3f3", "symbol": "circle"}, "name": "Drizzle,Snow,Fog", "showlegend": true, "type": "splom"}, {"dimensions": [{"axis": {"matches": true}, "label": "Wind Speed_km/h", "values": [26]}, {"axis": {"matches": true}, "label": "Visibility_km", "values": [25]}, {"axis": {"matches": true}, "label": "Temp_C", "values": [1.9]}], "hovertemplate": "Weather=Rain,Snow Grains<br>%{xaxis.title.text}=%{x}<br>%{yaxis.title.text}=%{y}<extra></extra>", "legendgroup": "Rain,Snow Grains", "marker": {"color": "#FF6692", "symbol": "circle"}, "name": "Rain,Snow Grains", "showlegend": true, "type": "splom"}, {"dimensions": [{"axis": {"matches": true}, "label": "Wind Speed_km/h", "values": [17, 28, 22, 26]}, {"axis": {"matches": true}, "label": "Visibility_km", "values": [6.4, 4.8, 6.4, 6.4]}, {"axis": {"matches": true}, "label": "Temp_C", "values": [1.1, 0.9, 1.1, 1.3]}], "hovertemplate": "Weather=Rain,Snow,Ice Pellets<br>%{xaxis.title.text}=%{x}<br>%{yaxis.title.text}=%{y}<extra></extra>", "legendgroup": "Rain,Snow,Ice Pellets", "marker": {"color": "#B6E880", "symbol": "circle"}, "name": "Rain,Snow,Ice Pellets", "showlegend": true, "type": "splom"}, {"dimensions": [{"axis": {"matches": true}, "label": "Wind Speed_km/h", "values": [15, 7, 11, 22]}, {"axis": {"matches": true}, "label": "Visibility_km", "values": [4, 6.4, 8, 9.7]}, {"axis": {"matches": true}, "label": "Temp_C", "values": [-11.3, -10.9, -10.5, -10]}], "hovertemplate": "Weather=Snow Showers,Fog<br>%{xaxis.title.text}=%{x}<br>%{yaxis.title.text}=%{y}<extra></extra>", "legendgroup": "Snow Showers,Fog", "marker": {"color": "#FF97FF", "symbol": "circle"}, "name": "Snow Showers,Fog", "showlegend": true, "type": "splom"}, {"dimensions": [{"axis": {"matches": true}, "label": "Wind Speed_km/h", "values": [41, 39]}, {"axis": {"matches": true}, "label": "Visibility_km", "values": [0.6, 0.6]}, {"axis": {"matches": true}, "label": "Temp_C", "values": [-5.4, -5.5]}], "hovertemplate": "Weather=Moderate Snow,Blowing Snow<br>%{xaxis.title.text}=%{x}<br>%{yaxis.title.text}=%{y}<extra></extra>", "legendgroup": "Moderate Snow,Blowing Snow", "marker": {"color": "#FECB52", "symbol": "circle"}, "name": "Moderate Snow,Blowing Snow", "showlegend": true, "type": "splom"}], "layout": {"dragmode": "select", "legend": {"title": {"text": "Weather"}, "tracegroupgap": 0}, "title": {"text": "Scatter Matrix"}}}
